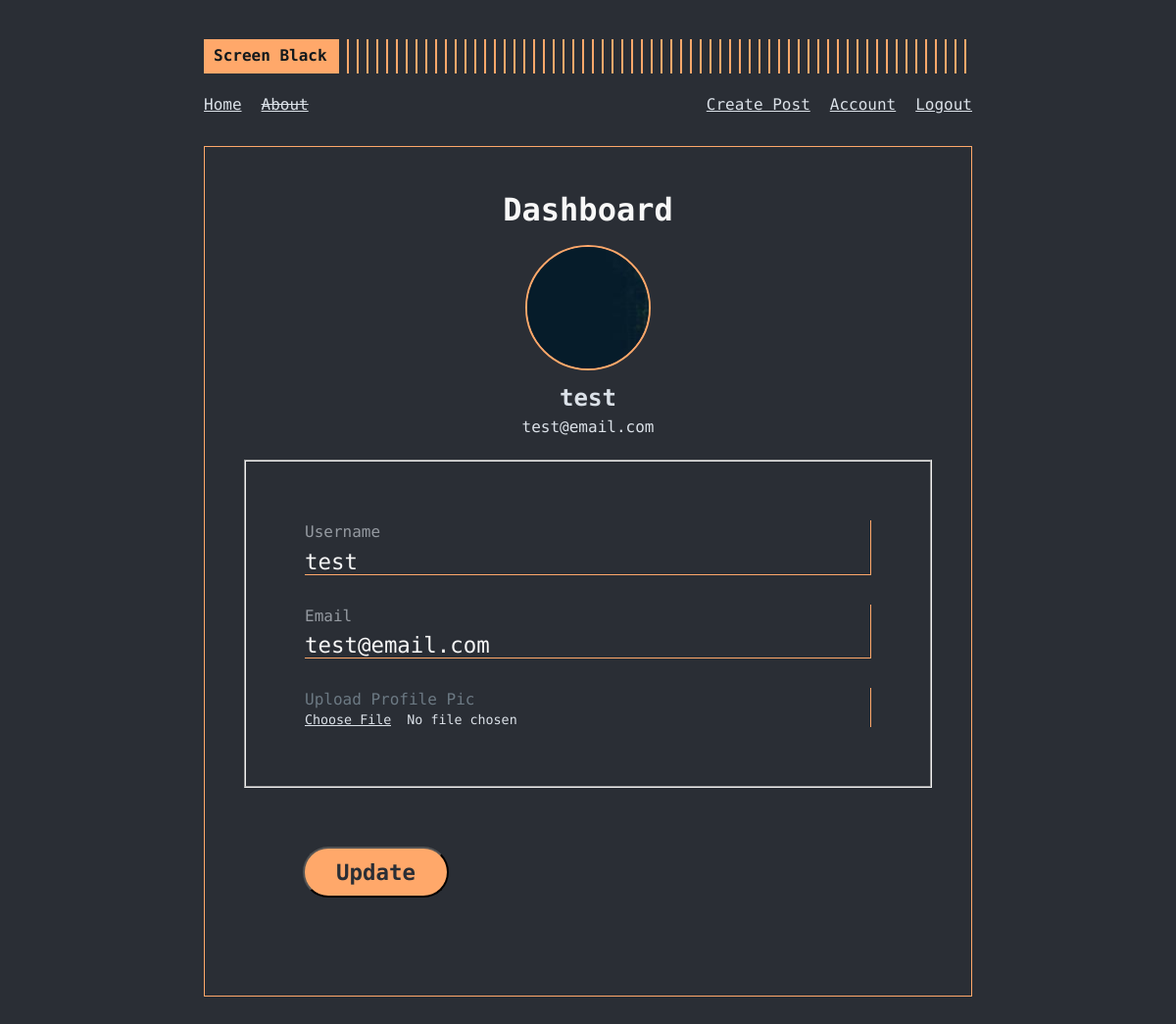
Page /account (signed in) on the committed database.
### screenblack/models.py (models this page shows, shortened)
class User(db.Model, UserMixin):
  id = db.Column(db.Integer, primary_key = True)
  username = db.Column(db.String(20), nullable = False, unique = True)
  email = db.Column(db.String(120), nullable = False, unique = True)
  picture = db.Column(db.String(20), nullable = False, default = "default.jpg")
  password = db.Column(db.String(60), nullable = False)
  posts = db.relationship("Post", backref = "author", lazy = True)

### screenblack/routes.py (the view)
@app.route("/account", methods=['GET', 'POST'])
@login_required
def account():
  form = UpdateAccountForm()
  if form.validate_on_submit():
    if form.picture.data:
      old_pic = current_user.picture
      pic_file_name = save_picture(form.picture.data)
      current_user.picture = pic_file_name
      if old_pic != 'default.jpg':
        try:
          os.remove(os.path.join(app.root_path, 'static/profilepics', old_pic))
        except:
          pass
    current_user.username = form.username.data
    current_user.email = form.email.data
    db.session.commit()
    flash("Your details have been Updated!", "success")
    return redirect(url_for("account"))
  elif request.method =="GET":
    form.username.data = current_user.username
    form.email.data = current_user.email
  picture = url_for('static', filename='profilepics/' + current_user.picture)
  return render_template('account.html', title='Account', picture=picture, form=form)

### screenblack/forms.py (shortened to what this page needs)
class UpdateAccountForm(FlaskForm):
  username = StringField("Username", validators=[DataRequired(), Length(min=2, max=20)])
  email = StringField("Email", validators=[DataRequired(), Email()])
  picture = FileField("Upload Profile Pic", validators=[FileAllowed(["jpg", "png"])])
  submit = SubmitField("Update")

### screenblack/models.py (called while the page is built)
@login_manager.user_loader
def load_user(user_id):
  return User.query.get(int (user_id))

### screenblack/templates/account.html (shortened to what this page needs)
{% extends "layout.html" %} {% block content %}
<div class="dashboard">
  <h1 class="page-heading">Dashboard</h1>
  <div class="profile-card">
    <img src="{{ picture }}" alt="profile picture for {{ current_user.username }}" class="profile-image">
    <h2 class="profile-card-username">{{ current_user.username }}</h2>
    <p class="profile-card-email">{{ current_user.email }}</p>
  </div>
  <form method="POST" action="" enctype="multipart/form-data">
    <fieldset>
      <div class="form-fields">
        <div class="form-field">
          {{ form.username.label(class='label') }}
          {% if form.username.errors %}
            {{ form.username(class="input-field") }}
            <div class="invalid-feedback">
              {% for error in form.username.errors %}
              <span>{{ error }}</span>
              {% endfor %}
            </div>
          {% else %}
            {{ form.username(class="input-field") }}
          {% endif %}
        </div>
        <div class="form-field">
          {{ form.email.label(class='label') }}
          {% if form.email.errors %}
            {{ form.email(class="input-field") }}
            <div class="invalid-feedback">
              {% for error in form.email.errors %}
              <span>{{ error }}</span>
              {% endfor %}
            </div>
          {% else %}
            {{ form.email(class="input-field") }}
          {% endif %}
        </div>
        <div class="form-field">
          {{ form.picture.label(class="custom-file-upload") }}
          {{ form.picture() }}
        </div>
      </div>
    </fieldset>
    <div class="form-fields">{{ form.submit(class="submit-btn btn") }}</div>
  </form>
</div>
{% endblock content %}

### screenblack/static/main.css (style rules this page uses)
:root { font-size: 16px; --gray0: #f8f8f8; --gray1: #dbe1e8; --gray2: #b2becd; --gray3: #6c7983; --gray4: #444d55; --gray5: #363b44; --gray6: #2a2e35; --gray7: #12181c; --rajah: #ffa86a; --green: #09c372; --red: #ff3860; }
body { font-family: "Fira Code", monospace; background-color: var(--gray6); color: var(--gray1); line-height: 1.54; }
h1 { color: var(--gray0); font-weight: 700; }
p { margin-bottom: 20px; }
fieldset { min-width: initial; }
.form-fields { margin: 60px; }
.form-field { display: flex; flex-direction: column; margin: 30px 0; border-right: 1px solid var(--rajah); }
input[type="file" i] { font-family: inherit; margin: 0; padding: 0; pointer-events: none; font-weight: inherit; }
.custom-file-upload { color: var(--gray3); pointer-events: none; }
.label { opacity: 0.6; margin-bottom: 4px; }
.input-field { background-color: inherit; font-family: inherit; color: var(--gray0); border: none; border-bottom: 1px solid var(--rajah); outline: none; font-size: 1.4rem; }
.btn { font-family: inherit; font-weight: 700; background-color: var(--rajah); color: var(--gray6); font-size: 1.4rem; padding: 0.7rem 2rem; border-radius: 2rem; cursor: pointer; }
.page-heading { text-align: center; font-size: 2rem; }
.dashboard { padding: 20px; }
.profile-card { text-align: center; }
.profile-image { display: block; max-width: 128px; margin: 10px auto; border: 2px solid var(--rajah); border-radius: 50%; }

### rows in the picture
User: username (picture), username "test", email "test@email.com"
